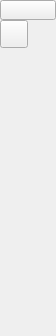
<?xml version="1.0" encoding="UTF-8"?>
<ui version="4.0">
 <class>QG_CadToolBarPoints</class>
 <widget class="QWidget" name="QG_CadToolBarPoints">
  <property name="geometry">
   <rect>
    <x>0</x>
    <y>0</y>
    <width>56</width>
    <height>336</height>
   </rect>
  </property>
  <property name="sizePolicy">
   <sizepolicy hsizetype="Fixed" vsizetype="Minimum">
    <horstretch>0</horstretch>
    <verstretch>0</verstretch>
   </sizepolicy>
  </property>
  <property name="minimumSize">
   <size>
    <width>56</width>
    <height>336</height>
   </size>
  </property>
  <property name="windowTitle">
   <string>Points</string>
  </property>
  <widget class="QToolButton" name="bBack">
   <property name="geometry">
    <rect>
     <x>0</x>
     <y>0</y>
     <width>56</width>
     <height>20</height>
    </rect>
   </property>
   <property name="toolTip">
    <string>Back to main menu</string>
   </property>
   <property name="text">
    <string/>
   </property>
   <property name="icon">
    <iconset resource="../../../res/extui/extui.qrc">
     <normaloff>:/extui/back.png</normaloff>:/extui/back.png</iconset>
   </property>
  </widget>
  <widget class="QToolButton" name="bPoint">
   <property name="geometry">
    <rect>
     <x>0</x>
     <y>20</y>
     <width>28</width>
     <height>28</height>
    </rect>
   </property>
   <property name="toolTip">
    <string>Single points</string>
   </property>
   <property name="text">
    <string/>
   </property>
   <property name="icon">
    <iconset resource="../../../res/extui/extui.qrc">
     <normaloff>:/extui/points.png</normaloff>:/extui/points.png</iconset>
   </property>
  </widget>
 </widget>
 <layoutdefault spacing="6" margin="11"/>
 <includes>
  <include location="local">qg_actionhandler.h</include>
 </includes>
 <resources>
  <include location="../../../res/extui/extui.qrc"/>
 </resources>
 <connections>
  <connection>
   <sender>bPoint</sender>
   <signal>clicked()</signal>
   <receiver>QG_CadToolBarPoints</receiver>
   <slot>drawPoint()</slot>
   <hints>
    <hint type="sourcelabel">
     <x>20</x>
     <y>20</y>
    </hint>
    <hint type="destinationlabel">
     <x>20</x>
     <y>20</y>
    </hint>
   </hints>
  </connection>
  <connection>
   <sender>bBack</sender>
   <signal>clicked()</signal>
   <receiver>QG_CadToolBarPoints</receiver>
   <slot>back()</slot>
   <hints>
    <hint type="sourcelabel">
     <x>20</x>
     <y>20</y>
    </hint>
    <hint type="destinationlabel">
     <x>20</x>
     <y>20</y>
    </hint>
   </hints>
  </connection>
 </connections>
</ui>
